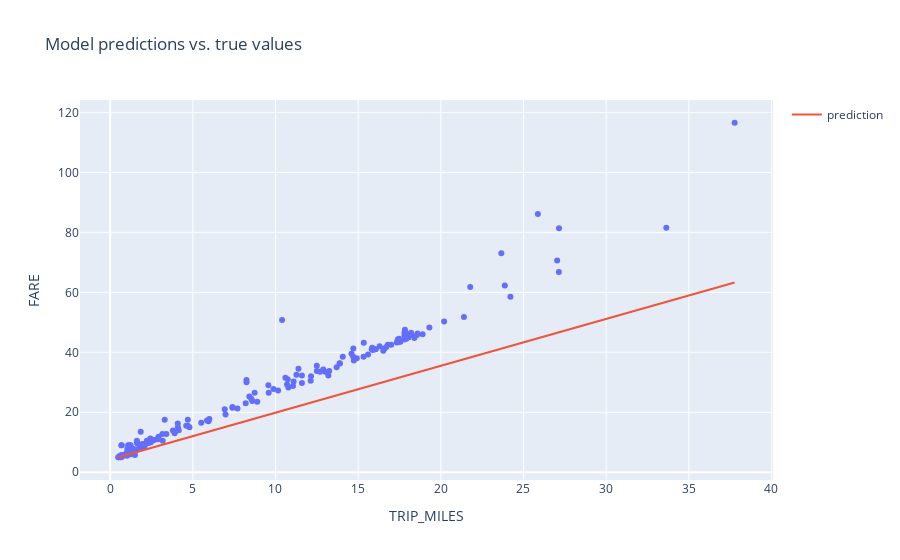

The cell this chart's notebook holds for it:
### Code cell
# Try with learning rate at 1, 0.0001, and batch size of 500
settings_2_a = ml_edu.experiment.ExperimentSettings(
    learning_rate = 1.0,
    number_epochs = 20,
    batch_size = 50,
    input_features = ['TRIP_MILES']
)

metrics = [keras.metrics.RootMeanSquaredError(name='rmse')]

model_2 = create_model(settings_2_a, metrics)

experiment_2 = train_model('one_feature_hyper', model_2, training_df, 'FARE', settings_2_a)

ml_edu.results.plot_experiment_metrics(experiment_2, ['rmse'])
ml_edu.results.plot_model_predictions(experiment_2, training_df, 'FARE')

### Figure 1 — Plotly figure (JSON) as saved in the notebook; plotly's stock layout.template omitted (floating-point values rounded to 4 significant figures; data arrays with more than 128 entries replaced by an {"elided": "..."} marker saying what was removed)
{"data": [{"hovertemplate": "TRIP_MILES=%{x}<br>FARE=%{y}<extra></extra>", "legendgroup": "", "marker": {"color": "#636efa", "symbol": "circle"}, "mode": "markers", "name": "", "orientation": "v", "showlegend": false, "type": "scatter", "x": {"elided": "200 float values"}, "xaxis": "x", "y": {"elided": "200 float values"}, "yaxis": "y"}, {"mode": "lines", "name": "prediction", "type": "scatter", "x": {"elided": "200 float values"}, "y": {"elided": "200 float values"}}], "layout": {"legend": {"tracegroupgap": 0}, "title": {"text": "Model predictions vs. true values"}, "xaxis": {"anchor": "y", "domain": [0, 1], "title": {"text": "TRIP_MILES"}}, "yaxis": {"anchor": "x", "domain": [0, 1], "title": {"text": "FARE"}}}}
